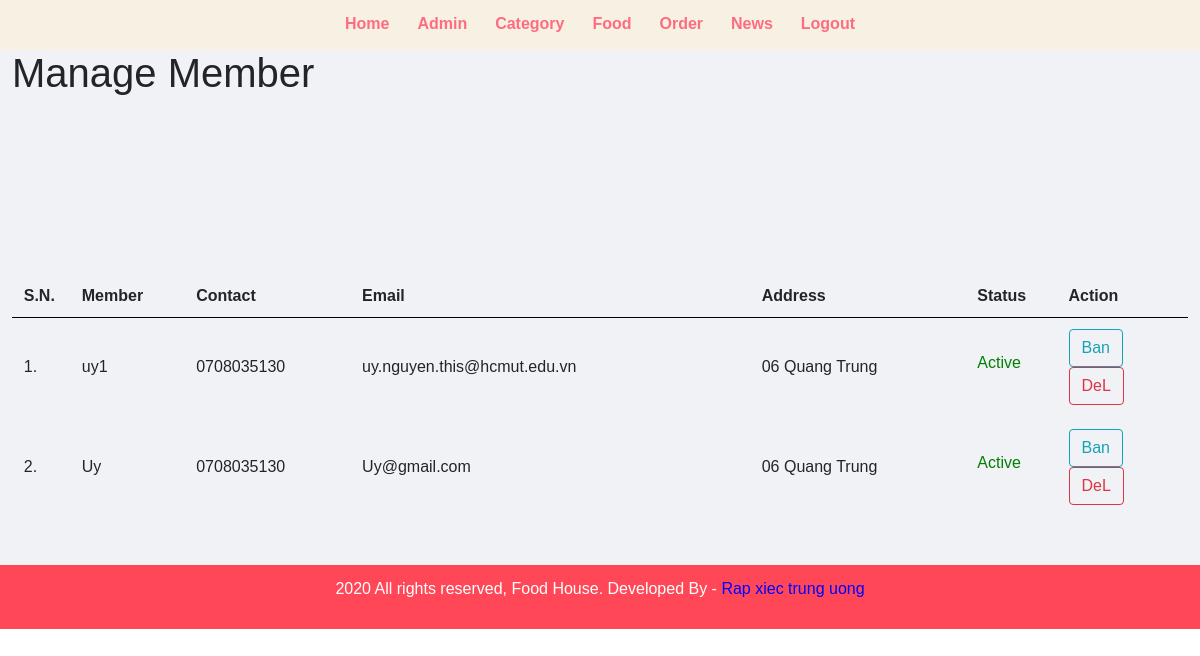
Screenshot of /view/admin/manage-admin.php (signed in) with the database file from the repository.
### tables this page shows
CREATE TABLE `tbl_guess` (
  `id` int(10) UNSIGNED NOT NULL,
  `full_name` varchar(150) NOT NULL,
  `email` varchar(150) NOT NULL,
  `username` varchar(150) NOT NULL,
  `address` varchar(255) NOT NULL,
  `password` varchar(255) NOT NULL,
  `phone` varchar(20) NOT NULL,
  `status` text DEFAULT NULL
);

### view/admin/manage-admin.php (the view, shortened to what this page needs)
<?php include('partials/menu.php'); ?>
<div class="main-content">
    <div class="wrapper">
        <h1>Manage Member</h1>
                <br /><br /><br />
                <br><br>
                <table class="tbl-full">
                    <tr>
                        <th>S.N.</th>
                        <th>Member</th>
                        <th>Contact</th>
                        <th>Email</th>
                        <th>Address</th>
                        <th>Status</th>
                        <th>Action</th>
                    </tr>
                    <?php
                        $sql = "SELECT * FROM tbl_guess ORDER BY id DESC";
                        $res = mysqli_query($conn, $sql);
                        $count = mysqli_num_rows($res);
                        $sn = 1;
                        if($count>0)
                        {
                            while($row=mysqli_fetch_assoc($res))
                            {
                                $id = $row['id'];
                                $customer_name = $row['full_name'];
                                $customer_contact = $row['phone'];
                                $customer_email = $row['email'];
                                $customer_address = $row['address'];
                                $status = $row['status'];
                                if(true){
                                ?>
                                    <tr>
                                        <td><?php echo $sn++; ?>. </td>
                                        <td><?php echo $customer_name; ?></td>
                                        <td><?php echo $customer_contact; ?></td>
                                        <td><?php echo $customer_email; ?></td>
                                        <td><?php echo $customer_address; ?></td>
                                        <td>
                                            <?php
                                                if($status=="Unactive")
                                                {
                                                    echo "<label class='status_order'>$status</label>";
                                                }
                                                elseif($status=="Active")
                                                {
                                                    echo "<label class='status_order' style='color: green;'>$status</label>";
                                                }
                                                elseif($status=="Sleeping")
                                                {
                                                    echo "<label class='status_order' style='color: orange;'>$status</label>";
                                                }
                                                elseif($status=="Banning")
                                                {
                                                    echo "<label class='status_order' style='color: red;'>$status</label>";
                                                }
                                                else
                                                    echo "<label class='status_order' style='color: black;'>$status</label>";
                                            ?>
                                        </td>
                                        <td>
                                            <?php
                                            if($status=="Banning"){
                                            ?>
                                            <form action="" class="BanForm" method="POST">
                                                <input type="hidden" name="id" value="<?php echo $id ?>">
                                                <button name="unban" class="btn btn-outline-info " type="submit">Ubn</button>
                                            </form>
                                            <?php
                                            }else{
                                            ?>
                                            <form action="" class="BanForm" method="POST">
                                                <button name="ban" class="btn btn-outline-info " type="submit">Ban</button>
                                            </form>
                                            <?php
                                            }
                                            ?>
                                            <form action="" class="RemoveForm" method="POST">
                                                <button name="del" class="btn btn-outline-danger" type="submit">DeL</button>
                                            </form>
                                        </td>
                                    </tr>
                                <?php
                                }
                                ?>
                                    </div></div></div></div>
                                <?php
                            }
                        }
                        else
                        {
                            echo "<tr><td colspan='12' class='error'>Orders not Available</td></tr>";
                        }
                    ?>
<?php include('partials/footer.php'); ?>

### public/css/admin.css (style rules this page uses)
* { margin: 0; padding: 0; font-family: Arial, Helvetica, sans-serif; }
.wrapper { padding: 1%; margin: 0 auto; }
.tbl-full { width: 100%; }
table tr th { border-bottom: 1px solid black; padding: 1%; text-align: left; }
table tr td { padding: 1%; }
.main-content { background-color: #f1f2f6; padding: 3% 0; }
table { margin-top: 50px; }
table button { margin-right: 15px; }

### rows the page displays
tbl_guess: full_name "uy1", phone "0708035130", email "uy.nguyen.this@hcmut.edu.vn", address "06 Quang Trung", status "Active"
tbl_guess: full_name "Uy", phone "0708035130", email "Uy@gmail.com", address "06 Quang Trung", status "Active"
